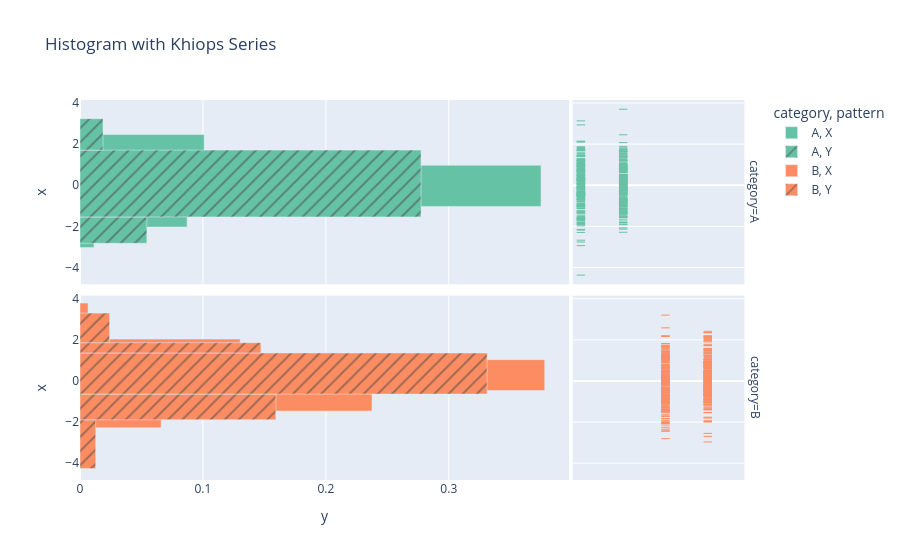

Source (notebook cell):
### Markdown cell above
## Example 1: Simple Histogram with Automatic Binning

The key feature of Khisto is automatic optimal binning. When you don't specify `nbins`, Khisto analyzes your data and determines the best bin configuration.

### Code cell
import pandas as pd
import plotly.express as px

data = np.random.normal(0, 1, 1000)
data = pd.DataFrame(
    {
        "value": data,
        "category": np.random.choice(["A", "B"], size=1000),
        "pattern": np.random.choice(["X", "Y"], size=1000),
    }
)

fig = histogram(
    data,
    x="value",
    orientation="h",
    color="category",
    pattern_shape="pattern",
    # facet_col="pattern",
    title="Histogram with Khiops Series",
    color_discrete_sequence=px.colors.qualitative.Set2,
    facet_row="category",
    barmode="group",
    marginal="rug",
)
fig.show()

### Figure 1 — Plotly figure (JSON) as saved in the notebook; plotly's stock layout.template omitted (floating-point values rounded to 4 significant figures; data arrays with more than 128 entries replaced by an {"elided": "..."} marker saying what was removed)
{"data": [{"alignmentgroup": "True", "hovertemplate": "category=A<br>pattern=X<br>y=%{x}<br>x=%{y}<extra></extra>", "legendgroup": "A, X", "marker": {"color": "rgb(102,194,165)", "pattern": {"shape": ""}}, "name": "A, X", "offsetgroup": "A, X", "orientation": "h", "showlegend": true, "type": "bar", "width": [1, 1, 2, 1.5], "x": [0.01136, 0.08712, 0.375, 0.101], "xaxis": "x3", "y": [-2.5, -1.5, 0.0, 1.75], "yaxis": "y3"}, {"alignmentgroup": "True", "boxpoints": "all", "fillcolor": "rgba(255,255,255,0)", "hoveron": "points", "hovertemplate": "category=A<br>pattern=X<br>x=%{y}<extra></extra>", "jitter": 0, "legendgroup": "A, X", "line": {"color": "rgba(255,255,255,0)"}, "marker": {"color": "rgb(102,194,165)", "symbol": "line-ew-open"}, "name": "A, X", "offsetgroup": "A, X", "showlegend": false, "type": "box", "xaxis": "x4", "y": {"elided": "231 float values"}, "yaxis": "y4"}, {"alignmentgroup": "True", "hovertemplate": "category=A<br>pattern=Y<br>y=%{x}<br>x=%{y}<extra></extra>", "legendgroup": "A, Y", "marker": {"color": "rgb(102,194,165)", "pattern": {"shape": "/"}}, "name": "A, Y", "offsetgroup": "A, Y", "orientation": "h", "showlegend": true, "type": "bar", "width": [1.281, 3.25, 1.531], "x": [0.05438, 0.2774, 0.01874], "xaxis": "x3", "y": [-2.172, 0.09375, 2.484], "yaxis": "y3"}, {"alignmentgroup": "True", "boxpoints": "all", "fillcolor": "rgba(255,255,255,0)", "hoveron": "points", "hovertemplate": "category=A<br>pattern=Y<br>x=%{y}<extra></extra>", "jitter": 0, "legendgroup": "A, Y", "line": {"color": "rgba(255,255,255,0)"}, "marker": {"color": "rgb(102,194,165)", "symbol": "line-ew-open"}, "name": "A, Y", "offsetgroup": "A, Y", "showlegend": false, "type": "box", "xaxis": "x4", "y": {"elided": "261 float values"}, "yaxis": "y4"}, {"alignmentgroup": "True", "hovertemplate": "category=B<br>pattern=X<br>y=%{x}<br>x=%{y}<extra></extra>", "legendgroup": "B, X", "marker": {"color": "rgb(252,141,98)", "pattern": {"shape": ""}}, "name": "B, X", "offsetgroup": "B, X", "orientation": "h", "showlegend": true, "type": "bar", "width": [0.8125, 1, 1.5, 1, 1.75], "x": [0.06602, 0.2375, 0.378, 0.1303, 0.006568], "xaxis": "x", "y": [-1.906, -1.0, 0.25, 1.5, 2.875], "yaxis": "y"}, {"alignmentgroup": "True", "boxpoints": "all", "fillcolor": "rgba(255,255,255,0)", "hoveron": "points", "hovertemplate": "category=B<br>pattern=X<br>x=%{y}<extra></extra>", "jitter": 0, "legendgroup": "B, X", "line": {"color": "rgba(255,255,255,0)"}, "marker": {"color": "rgb(252,141,98)", "symbol": "line-ew-open"}, "name": "B, X", "offsetgroup": "B, X", "showlegend": false, "type": "box", "xaxis": "x2", "y": {"elided": "244 float values"}, "yaxis": "y2"}, {"alignmentgroup": "True", "hovertemplate": "category=B<br>pattern=Y<br>y=%{x}<br>x=%{y}<extra></extra>", "legendgroup": "B, Y", "marker": {"color": "rgb(252,141,98)", "pattern": {"shape": "/"}}, "name": "B, Y", "offsetgroup": "B, Y", "orientation": "h", "showlegend": true, "type": "bar", "width": [2.375, 1.25, 2, 0.5, 1.438], "x": [0.01276, 0.1593, 0.3312, 0.1472, 0.02409], "xaxis": "x", "y": [-3.188, -1.375, 0.25, 1.5, 2.469], "yaxis": "y"}, {"alignmentgroup": "True", "boxpoints": "all", "fillcolor": "rgba(255,255,255,0)", "hoveron": "points", "hovertemplate": "category=B<br>pattern=Y<br>x=%{y}<extra></extra>", "jitter": 0, "legendgroup": "B, Y", "line": {"color": "rgba(255,255,255,0)"}, "marker": {"color": "rgb(252,141,98)", "symbol": "line-ew-open"}, "name": "B, Y", "offsetgroup": "B, Y", "showlegend": false, "type": "box", "xaxis": "x2", "y": {"elided": "264 float values"}, "yaxis": "y2"}], "layout": {"annotations": [{"font": {}, "showarrow": false, "text": "category=B", "textangle": 90, "x": 0.98, "xanchor": "left", "xref": "paper", "y": 0.2425, "yanchor": "middle", "yref": "paper"}, {"font": {}, "showarrow": false, "text": "category=A", "textangle": 90, "x": 0.98, "xanchor": "left", "xref": "paper", "y": 0.7575, "yanchor": "middle", "yref": "paper"}], "legend": {"title": {"text": "category, pattern"}, "tracegroupgap": 0}, "title": {"text": "Histogram with Khiops Series"}, "xaxis": {"anchor": "y", "domain": [0, 0.7215], "title": {"text": "y"}}, "xaxis2": {"anchor": "y2", "domain": [0.7265, 0.98], "matches": "x2", "showgrid": false, "showline": false, "showticklabels": false, "ticks": ""}, "xaxis3": {"anchor": "y3", "domain": [0, 0.7215], "matches": "x", "showticklabels": false}, "xaxis4": {"anchor": "y4", "domain": [0.7265, 0.98], "matches": "x2", "showgrid": false, "showline": false, "showticklabels": false, "ticks": ""}, "yaxis": {"anchor": "x", "domain": [0, 0.485], "title": {"text": "x"}}, "yaxis2": {"anchor": "x2", "domain": [0, 0.485], "matches": "y", "showgrid": true, "showticklabels": false}, "yaxis3": {"anchor": "x3", "domain": [0.515, 1], "matches": "y", "title": {"text": "x"}}, "yaxis4": {"anchor": "x4", "domain": [0.515, 1], "matches": "y", "showgrid": true, "showticklabels": false}}}
